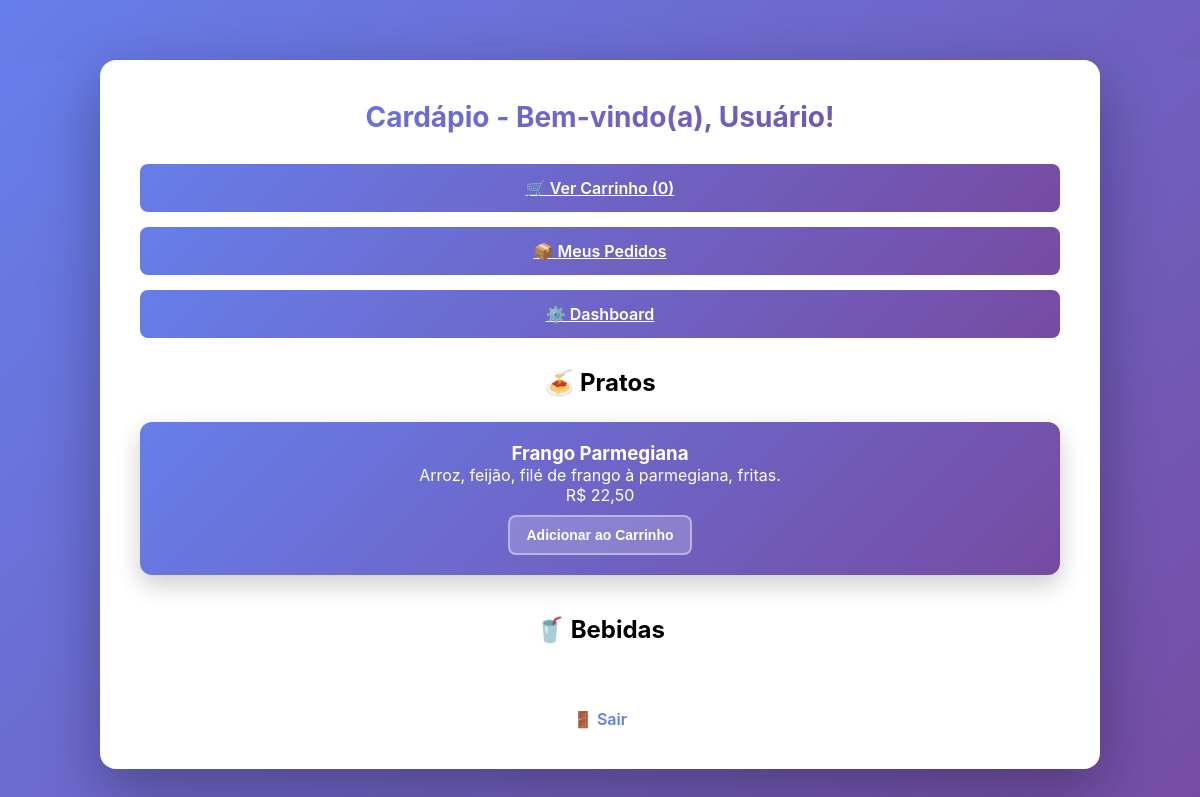
Before: /cardapio.php (signed in) with the older database file.
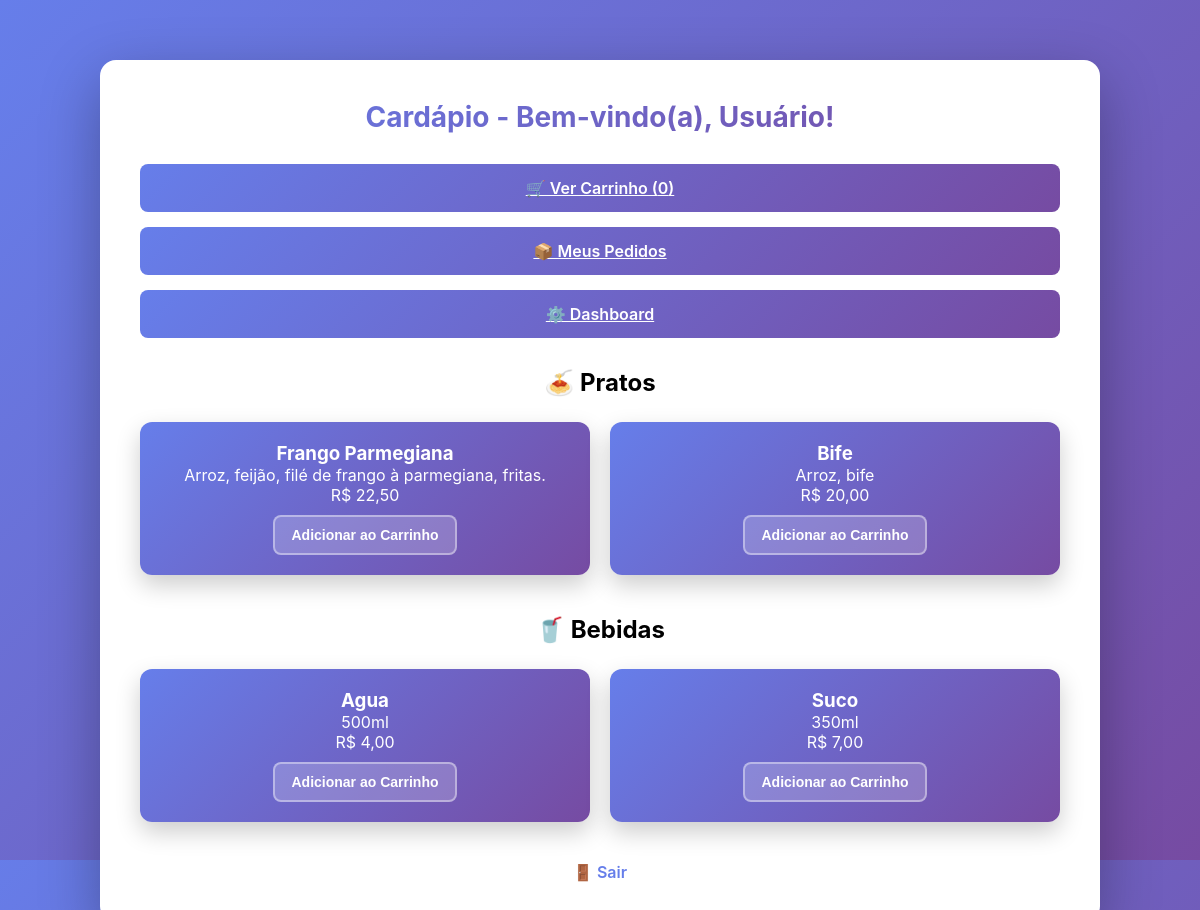
After: the same page with the newer database file.
### tables this page shows
CREATE TABLE produtos (
            id INTEGER PRIMARY KEY AUTOINCREMENT,
            nome TEXT NOT NULL,
            descricao TEXT,
            preco REAL DEFAULT 0.0,
            categoria TEXT DEFAULT 'prato',
            criado_em DATETIME DEFAULT (datetime('now'))
        );

### database.php (called while the page is built, shortened)
<?php
class Database
{
    private static $instance = null;
    private $pdo;
    private function __construct()
    {
        try {
            $dbPath = __DIR__ . '/database.sqlite';
            $this->pdo = new PDO('sqlite:' . $dbPath);
            $this->pdo->setAttribute(PDO::ATTR_ERRMODE, PDO::ERRMODE_EXCEPTION);
            $this->pdo->setAttribute(PDO::ATTR_DEFAULT_FETCH_MODE, PDO::FETCH_ASSOC);
        } catch (PDOException $e) {
            die('Erro de conexão com o banco SQLite: ' . $e->getMessage());
        }
    }
    public static function getInstance()
    {
        if (self::$instance === null) {
            self::$instance = new self();
        }
        return self::$instance;
    }
    public function read($table, $conditions = [], $limit = null, $offset = null)
    {
        try {
            if (!$this->tableExists($table)) {
                throw new Exception("Tabela $table não existe!");
            }
            $sql = "SELECT * FROM $table";
            $params = [];
            $stmt = $this->pdo->prepare($sql);
            $stmt->execute($params);
            $data = $stmt->fetchAll();
            return ['success' => true, 'data' => $data, 'count' => count($data)];
        } catch (Exception $e) {
            return ['success' => false, 'message' => $e->getMessage()];
        }
    }
    private function tableExists($table)
    {
        $stmt = $this->pdo->prepare("SELECT name FROM sqlite_master WHERE type='table' AND name=?");
        $stmt->execute([$table]);
        return $stmt->fetch() !== false;
    }
    private function createTables()
    {
        $this->pdo->exec("CREATE TABLE IF NOT EXISTS users (
            id INTEGER PRIMARY KEY AUTOINCREMENT,
            nome TEXT,
            email TEXT UNIQUE,
            senha TEXT NOT NULL,
            tipo_usuario TEXT DEFAULT 'comum'
        )");
        $this->pdo->exec("CREATE TABLE IF NOT EXISTS produtos (
            id INTEGER PRIMARY KEY AUTOINCREMENT,
            nome TEXT NOT NULL,
            descricao TEXT,
            preco REAL DEFAULT 0.0,
            categoria TEXT DEFAULT 'prato',
            criado_em DATETIME DEFAULT (datetime('now'))
        )");
        $this->pdo->exec("CREATE TABLE IF NOT EXISTS pedidos (
            id INTEGER PRIMARY KEY AUTOINCREMENT,
            user_id INTEGER NOT NULL,
            total REAL DEFAULT 0.0,
            status TEXT DEFAULT 'pendente',
            criado_em DATETIME DEFAULT (datetime('now')),
            FOREIGN KEY(user_id) REFERENCES users(id)
        )");
        $this->pdo->exec("CREATE TABLE IF NOT EXISTS pedido_items (
            id INTEGER PRIMARY KEY AUTOINCREMENT,
            pedido_id INTEGER NOT NULL,
            produto_id INTEGER NOT NULL,
            quantidade INTEGER DEFAULT 1,
            preco_unitario REAL DEFAULT 0.0,
            FOREIGN KEY(pedido_id) REFERENCES pedidos(id),
            FOREIGN KEY(produto_id) REFERENCES produtos(id)
        )");
    }
}
?>

### produtos.php (called while the page is built, shortened)
<?php
require_once __DIR__ . '/database.php';
function listProducts($categoria = null) {
    $db = Database::getInstance();
    $conds = [];
    return $db->read('produtos', $conds);
}
?>

### cardapio.php (the view, shortened to what this page needs)
<?php
$userName = $_SESSION['nome'] ?? 'Usuário';
$tipoUsuario = $_SESSION['tipo_usuario'] ?? 'usuario';
require_once __DIR__ . '/produtos.php';
$res = listProducts();
$itens = [];
if ($res['success']) {
    $itens = $res['data'];
}
?>
<!DOCTYPE html>
<html lang="pt-br">
<head>
    <link rel="stylesheet" href="styles.css">
</head>
<body>
    <div class="menu-container">
        <h1>Cardápio - Bem-vindo(a), <?= htmlspecialchars($userName) ?>!</h1>
        <div class="menu-actions">
            <a href="carrinho.php" class="login-button">🛒 Ver Carrinho (<?= count($_SESSION['carrinho']) ?>)</a>
            <a href="meus_pedidos.php" class="login-button">📦 Meus Pedidos</a>
            <?php if ($tipoUsuario === 'admin'): ?>
                <a href="dashboard.php" class="login-button">⚙️ Dashboard</a>
            <?php endif; ?>
        </div>
        <h2>🍝 Pratos</h2>
        <div class="menu-grid">
            <?php foreach ($itens as $item): ?>
                <?php if (($item['categoria'] ?? 'prato') === 'prato'): ?>
                    <div class="menu-card">
                        <h3><?= htmlspecialchars($item['nome']) ?></h3>
                        <p><?= htmlspecialchars($item['descricao']) ?></p>
                        <p class="price">R$ <?= number_format($item['preco'], 2, ',', '.') ?></p>
                        <form method="POST">
                            <button type="submit">Adicionar ao Carrinho</button>
                        </form>
                    </div>
                <?php endif; ?>
            <?php endforeach; ?>
        </div>
        <h2 style="margin-top:40px;">🥤 Bebidas</h2>
        <div class="menu-grid">
            <?php foreach ($itens as $item): ?>
                <?php if (($item['categoria'] ?? 'bebida') === 'bebida'): ?>
                    <div class="menu-card">
                        <h3><?= htmlspecialchars($item['nome']) ?></h3>
                        <p><?= htmlspecialchars($item['descricao']) ?></p>
                        <p class="price">R$ <?= number_format($item['preco'], 2, ',', '.') ?></p>
                        <form method="POST">
                            <button type="submit">Adicionar ao Carrinho</button>
                        </form>
                    </div>
                <?php endif; ?>
            <?php endforeach; ?>
        </div>
        <a href="logout.php" class="logout">🚪 Sair</a>
    </div>
</body>
</html>

### styles.css (style rules this page uses)
* { margin: 0; padding: 0; box-sizing: border-box; }
html, body { height: 100%; font-family: "Inter", sans-serif; background: linear-gradient(135deg, #667eea 0%, #764ba2 100%); }
.login-button { width: 100%; padding: 14px; font-size: 16px; font-weight: 600; color: white; background: linear-gradient(135deg, #667eea 0%, #764ba2 100%); border: none; border-radius: 8px; cursor: pointer; font-family: "Inter", sans-serif; transition: transform 0.2s ease, box-shadow 0.2s ease; }

### cardapio.php (style rules this page uses)
.menu-container { max-width: 1000px; margin: 60px auto; background: white; padding: 40px; border-radius: 16px; box-shadow: 0 20px 60px rgba(0, 0, 0, 0.3); text-align: center; animation: slideIn 0.5s ease-out; }
.menu-container h1 { background: linear-gradient(135deg, #667eea, #764ba2); -webkit-background-clip: text; -webkit-text-fill-color: transparent; font-size: 28px; margin-bottom: 30px; }
.menu-actions { margin-bottom: 30px; display: flex; justify-content: center; gap: 15px; flex-wrap: wrap; }
.menu-grid { display: grid; grid-template-columns: repeat(auto-fit, minmax(230px, 1fr)); gap: 20px; margin-top: 25px; }
.menu-card { background: linear-gradient(135deg, #667eea 0%, #764ba2 100%); color: white; padding: 20px; border-radius: 12px; box-shadow: 0 10px 25px rgba(0, 0, 0, 0.2); transition: transform 0.2s ease, box-shadow 0.2s ease; }
form button { margin-top: 10px; padding: 10px 16px; font-size: 14px; font-weight: 600; color: white; background: rgba(255, 255, 255, 0.2); border: 2px solid rgba(255, 255, 255, 0.4); border-radius: 8px; cursor: pointer; transition: 0.3s; }
.logout { display: block; margin-top: 40px; color: #667eea; text-decoration: none; font-weight: 600; transition: color 0.3s ease; }

Changed rows visible on the page:
added produtos: nome "Bife", descricao "Arroz, bife", preco "20,00", shown under "🍝 Pratos"
added produtos: nome "Agua", descricao "500ml", preco "4,00", shown under "🥤 Bebidas"
added produtos: nome "Suco", descricao "350ml", preco "7,00", shown under "🥤 Bebidas"
